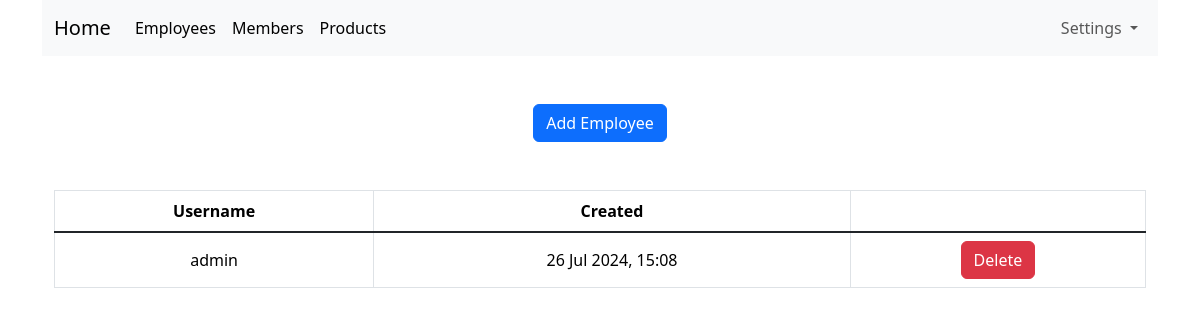
The page /employees.php (signed in) on the database as committed earlier.
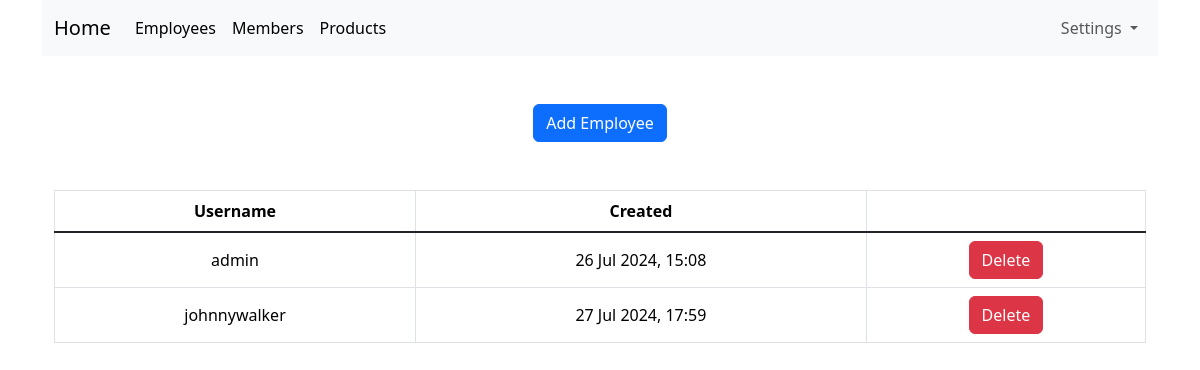
The same page on the database as committed later.
### tables this page shows
CREATE TABLE employee(
	id INTEGER PRIMARY KEY AUTOINCREMENT NOT NULL,
	username VARCHAR NOT NULL UNIQUE,
	password VARCHAR NOT NULL,
	created_at VARCHAR NOT NULL,
	is_admin BOOLEAN NOT NULL
);

### lib/employees.php (called while the page is built, shortened)
<?php
function getAllEmployees(PDO $pdo)
{
	$stmt = $pdo->query("SELECT id, username, created_at FROM employee");
	return $stmt->fetchAll(PDO::FETCH_ASSOC);
}
?>

### lib/common.php (called while the page is built, shortened)
<?php
function htmlEscape($html)
{
	return htmlspecialchars($html, ENT_HTML5, "UTF-8");
}
function convertSqlDatetime($sqlDate)
{
	$date = DateTime::createFromFormat("Y-m-d H:i:s", $sqlDate);
	return $date->format("d M Y, H:i");
}
?>

### employees.php (the view, shortened to what this page needs)
<?php
require_once "lib/common.php";
require_once "lib/employees.php";
$pdo = getPDO();
$employees = getAllEmployees($pdo);
?>
<!DOCTYPE html>
<html lang="en">
	<head>
		<?php require "templates/header.php" ?>
	</head>
	<body>
		<div class="container text-center">
			<?php require "templates/navbar.php" ?>
			<div class="container mt-5">
				<a class="btn btn-primary" href="add-employee.php">Add Employee</a>
			</div>
			<div class="container mt-5">
				<form method="post">
					<div class="table-responsive">
						<table class="table table-hover table-bordered align-middle" id="employee-list">
							<thead>
								<tr>
									<th>Username</th>
									<th>Created</th>
									<th>
								</tr>
							</thead>
							<tbody class="table-group-divider">
								<?php foreach ($employees as $employee): ?>
									<tr>
										<td><?php echo htmlEscape($employee["username"]) ?></td>
										<td><?php echo convertSqlDatetime($employee["created_at"]) ?></td>
										<td><input class="btn btn-danger" type="submit" name="delete-employee[<?php echo $employee['id'] ?>]" value="Delete"></td>
									</tr>
								<?php endforeach ?>
							</tbody>
						</table>
					</div>
				</form>
			</div>
		</div>
	</body>
</html>

Rows that differ between the two databases and show on the page:
added employee: username "johnnywalker", created_at "27 Jul 2024, 17:59"
